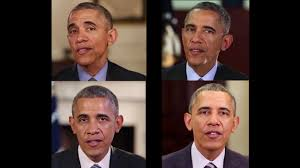
#> input picture data/faces/obama_4.jpg, 300 x 168 px
$ python detect_faces_in_image.py
#> lines starting #> are read from the running program, lines starting #| are printed output that depends on the picture; after the words box and inside, x2 and y2 are one past the last pixel; in counts of white or black regions, pixels touching at a corner belong together
# Description: This program detects faces and eyes

# import the open CV (computer Vision) Library
import cv2

# The Haar Classifiers
face_cascade = cv2.CascadeClassifier("data/haarcascade_frontalface_default.xml")
eye_cascade = cv2.CascadeClassifier('data/haarcascade_eye.xml')

# Read the image
img = cv2.imread("data/faces/obama_4.jpg")
#> img is the input picture: shape (168, 300, 3); mean B, G, R 49.4, 55.2, 73
faces = face_cascade.detectMultiScale(img, 1.1, 4)
#> faces = [[174, 10, 52, 52], [184, 88, 61, 61], [66, 97, 56, 56], [54, 6, 57, 57]]

# print the number of faces found
print('Faces found: ', len(faces))
#| Faces found:  4
print('The image height, width and channel: ', img.shape)
#| The image height, width and channel:  (168, 300, 3)
print('The coordinates of each faces detected: ', faces)
#| The coordinates of each faces detected:  [[174  10  52  52]
#|  [184  88  61  61]
#|  [ 66  97  56  56]
#|  [ 54   6  57  57]]

# loop through all the coordinates faces and draw rectangles
for (x, y, w, h) in faces:
    cv2.rectangle(img, (x, y), (x + w, y + h), (0, 255, 0), 2)
    roi_face = img[y:y + h, x:x + w]
    eyes = eye_cascade.detectMultiScale(roi_face, 1.1, 2)
    for (ex, ey, ew, eh) in eyes:
        cv2.rectangle(roi_face, (ex, ey), (ex + ew, ey + eh), (255, 0, 0), 2)
#> this loop made 4 passes
#> pass 1, `roi_face = img[y:y + h, x:x + w]`:
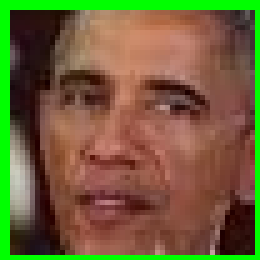
#> roi_face: shape (52, 52, 3) (shown 5 times larger); mean B, G, R 57.3, 98.2, 110.8
#> pass 2, `roi_face = img[y:y + h, x:x + w]`:
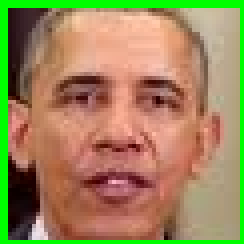
#> roi_face: shape (61, 61, 3) (shown 4 times larger); mean B, G, R 90.9, 135, 157.3
#> pass 3, `roi_face = img[y:y + h, x:x + w]`:
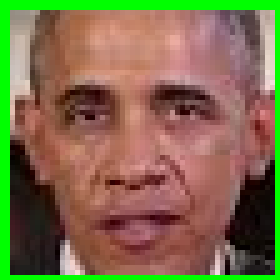
#> roi_face: shape (56, 56, 3) (shown 5 times larger); mean B, G, R 75.7, 109.9, 126.1
#> after the loop:
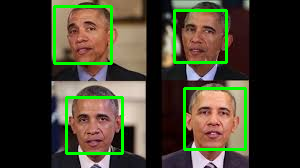
#> img: shape (168, 300, 3); 5.35% of pixels changed, all inside (x1, y1, x2, y2) = (53, 5, 247, 155)
#> after the loop:
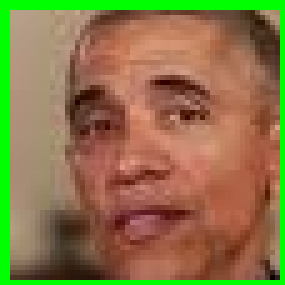
#> roi_face: shape (57, 57, 3) (shown 5 times larger); mean B, G, R 72.4, 118.6, 138.5

# write on image
font = cv2.FONT_HERSHEY_SIMPLEX
#> font = 0
text = cv2.putText(img, 'Face Detected', (0, img.shape[0]), font, 1, (0, 255, 255), 2)
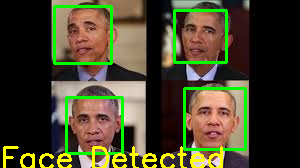
#> text: shape (168, 300, 3); mean B, G, R 43.5, 69.5, 72.2

# show image
cv2.imshow("image", img)
cv2.waitKey(0)
cv2.destroyAllWindows()

$ run again, with data/faces/faces.jpg copied over data/faces/obama_4.jpg
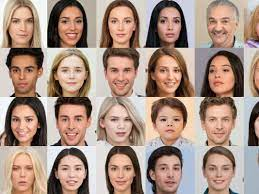
#> input picture data/faces/faces.jpg, 259 x 194 px
#> img is the input picture: shape (194, 259, 3); mean B, G, R 132.1, 145.3, 170
#> faces = 20 rows, first 6: [7, 10, 31, 31], [105, 9, 33, 33], [154, 9, 32, 32], [5, 56, 38, 38], [55, 57, 34, 34], [153, 58, 32, 32]
#| Faces found:  20
#| The image height, width and channel:  (194, 259, 3)
#> (printed output is left out)
#> the loop `for (x, y, w, h) in faces:` made 20 passes
#> after the loop `for (x, y, w, h) in faces:`:
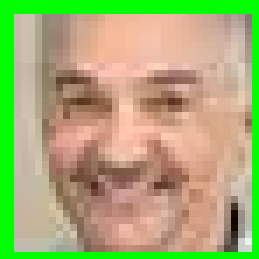
#> roi_face: shape (37, 37, 3) (shown 7 times larger); mean B, G, R 116.4, 173.9, 166
#> font = 0
#> `text = cv2.putText(img, 'Face Detected', (0, img.shape[0]), font, 1, (..`:
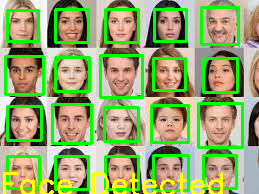
#> text: shape (194, 259, 3); mean B, G, R 109.3, 168.7, 148.2

$ run again, with data/faces/lebron.jpg copied over data/faces/obama_4.jpg
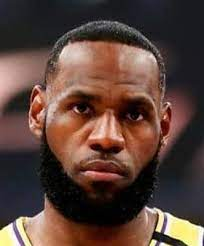
#> input picture data/faces/lebron.jpg, 204 x 246 px
#> img is the input picture: shape (246, 204, 3); mean B, G, R 57.8, 66.2, 90.2
#> faces = [[32, 55, 148, 148]]
#| Faces found:  1
#| The image height, width and channel:  (246, 204, 3)
#| The coordinates of each faces detected:  [[ 32  55 148 148]]
#> the loop `for (x, y, w, h) in faces:` made 1 pass
#> (x, y, w, h, eyes) on pass 1: (32, 55, 148, 148, [[31, 40, 26, 26], [86, 43, 33, 33]])
#> after the loop `for (x, y, w, h) in faces:`:
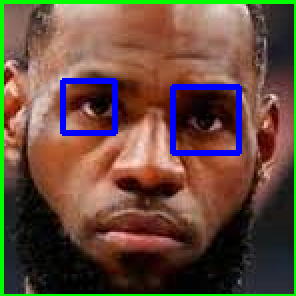
#> roi_face: shape (148, 148, 3) (shown 2 times larger); mean B, G, R 62, 76.2, 101.8
#> font = 0
#> `text = cv2.putText(img, 'Face Detected', (0, img.shape[0]), font, 1, (..`:
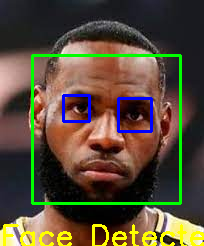
#> text: shape (246, 204, 3); mean B, G, R 56.2, 75.4, 88.2

$ run again, with data/faces/obama.jpg copied over data/faces/obama_4.jpg
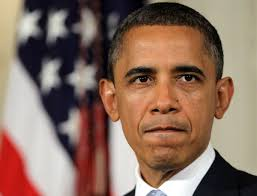
#> input picture data/faces/obama.jpg, 257 x 196 px
#> img is the input picture: shape (196, 257, 3); mean B, G, R 97.2, 111.7, 139.3
#> faces = [[100, 28, 128, 128]]
#| Faces found:  1
#| The image height, width and channel:  (196, 257, 3)
#| The coordinates of each faces detected:  [[100  28 128 128]]
#> the loop `for (x, y, w, h) in faces:` made 1 pass
#> (x, y, w, h, eyes) on pass 1: (100, 28, 128, 128, [[69, 32, 35, 35], [24, 35, 33, 33]])
#> after the loop `for (x, y, w, h) in faces:`:
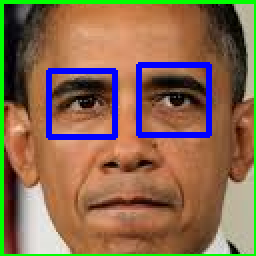
#> roi_face: shape (128, 128, 3) (shown 2 times larger); mean B, G, R 80.1, 106.4, 136.4
#> font = 0
#> `text = cv2.putText(img, 'Face Detected', (0, img.shape[0]), font, 1, (..`:
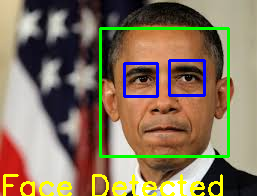
#> text: shape (196, 257, 3); mean B, G, R 93.8, 117.9, 134.8
